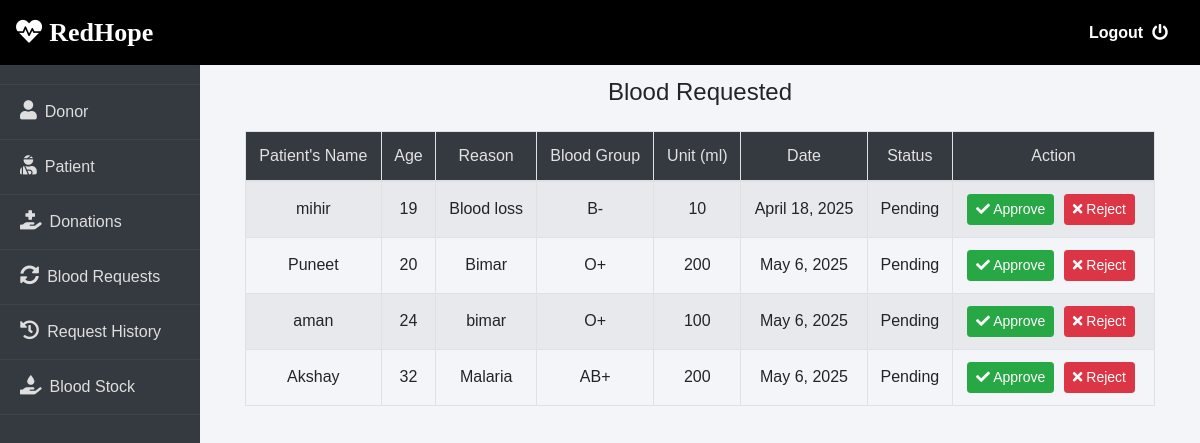
The page /admin-request (signed in) on the database its author committed.
### blood/models.py (models this page shows, shortened)
class BloodRequest(models.Model):
    request_by_patient=models.ForeignKey(pmodels.Patient,null=True,on_delete=models.CASCADE)
    request_by_donor=models.ForeignKey(dmodels.Donor,null=True,on_delete=models.CASCADE)
    patient_name=models.CharField(max_length=30)
    patient_age=models.PositiveIntegerField()
    reason=models.CharField(max_length=500)
    bloodgroup=models.CharField(max_length=10)
    unit=models.PositiveIntegerField(default=0)
    status=models.CharField(max_length=20,default="Pending")
    date=models.DateField(auto_now=True)

### blood/views.py (the view)
# urls.py: path('admin-request', views.admin_request_view,name='admin-request'),
@login_required(login_url='adminlogin')
def admin_request_view(request):
    requests=models.BloodRequest.objects.all().filter(status='Pending')
    return render(request,'blood/admin_request.html',{'requests':requests})

### templates/blood/admin_request.html (shortened to what this page needs)
{% extends 'blood/adminbase.html' %}
{% block content %}
{% load widget_tweaks %}
{% load static %}
<div class="container my-5">
  {% if requests %}
    <h4 class="text-center mb-4">Blood Requested</h4>
    <div class="table-responsive">
      <table class="table table-bordered table-hover table-striped align-middle">
        <thead>
          <tr>
            <th>Patient's Name</th>
            <th>Age</th>
            <th>Reason</th>
            <th>Blood Group</th>
            <th>Unit (ml)</th>
            <th>Date</th>
            <th>Status</th>
            <th>Action</th>
          </tr>
        </thead>
        <tbody>
          {% for t in requests %}
          <tr>
            <td>{{ t.patient_name }}</td>
            <td>{{ t.patient_age }}</td>
            <td>{{ t.reason }}</td>
            <td>{{ t.bloodgroup }}</td>
            <td>{{ t.unit }}</td>
            <td>{{ t.date }}</td>
            <td>{{ t.status }}</td>
            <td class="btn-action">
              <a href="{% url 'update-approve-status' t.id %}" class="btn btn-success btn-sm">
                <i class="fa fa-check"></i> Approve
              </a>
              <a href="{% url 'update-reject-status' t.id %}" class="btn btn-danger btn-sm">
                <i class="fa fa-times"></i> Reject
              </a>
            </td>
          </tr>
          {% endfor %}
        </tbody>
      </table>
    </div>
  {% else %}
    <div class="alert alert-danger text-center" role="alert">
      No Blood Request By Patient/Donor!
    </div>
  {% endif %}
</div>
{% endblock content %}

### templates/blood/adminbase.html (style rules this page uses)
body { background-color: #f3f5f9; margin: 0; font-family: 'Josefin Sans', sans-serif; }

### templates/blood/admin_request.html (style rules this page uses)
.table th { color: #e2e2e2; font-weight: 500; }
.table thead { background-color: #343a40; }
.table td, .table th { vertical-align: middle; text-align: center; }
.btn-action a { color: white; text-decoration: none; }
.btn-action .btn { margin-right: 5px; }

### rows shown on the page
BloodRequest: patient_name "mihir", patient_age "19", reason "Blood loss", bloodgroup "B-", unit "10", date "April 18, 2025", status "Pending"
BloodRequest: patient_name "Puneet", patient_age "20", reason "Bimar", bloodgroup "O+", unit "200", date "May 6, 2025", status "Pending"
BloodRequest: patient_name "aman", patient_age "24", reason "bimar", bloodgroup "O+", unit "100", date "May 6, 2025", status "Pending"
BloodRequest: patient_name "Akshay", patient_age "32", reason "Malaria", bloodgroup "AB+", unit "200", date "May 6, 2025", status "Pending"
